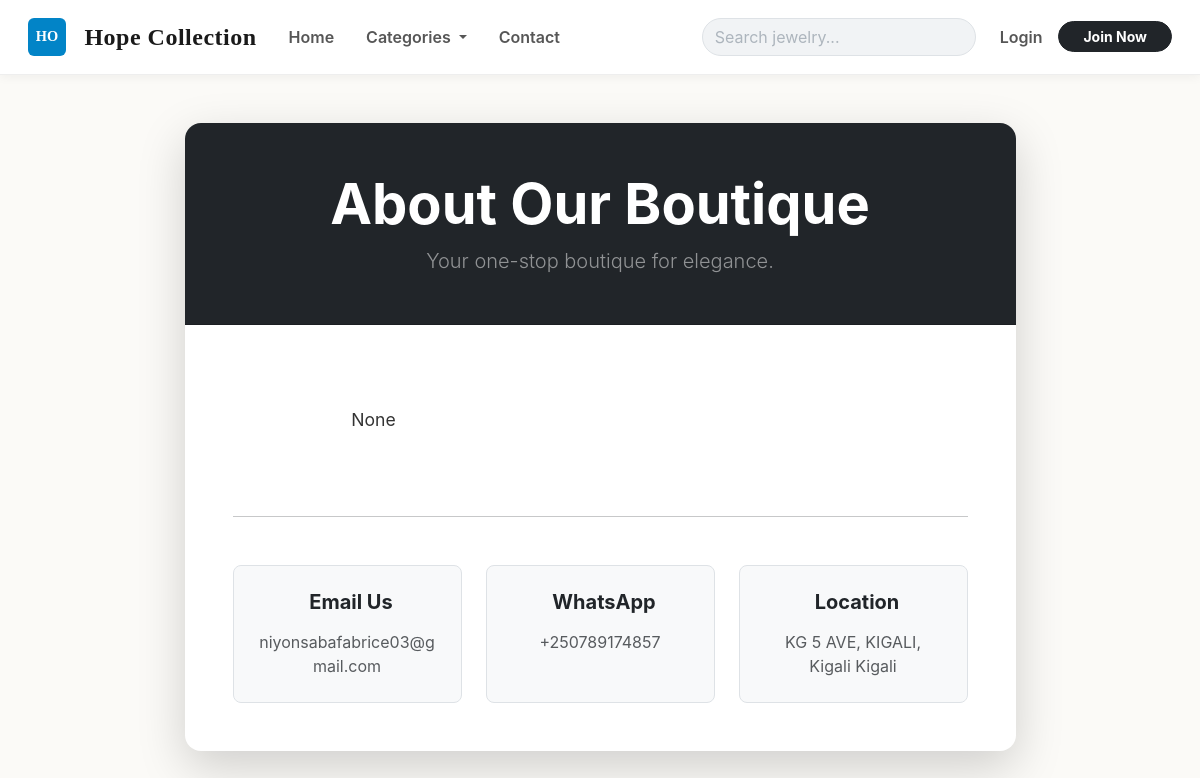
Before: /about with the older database file.
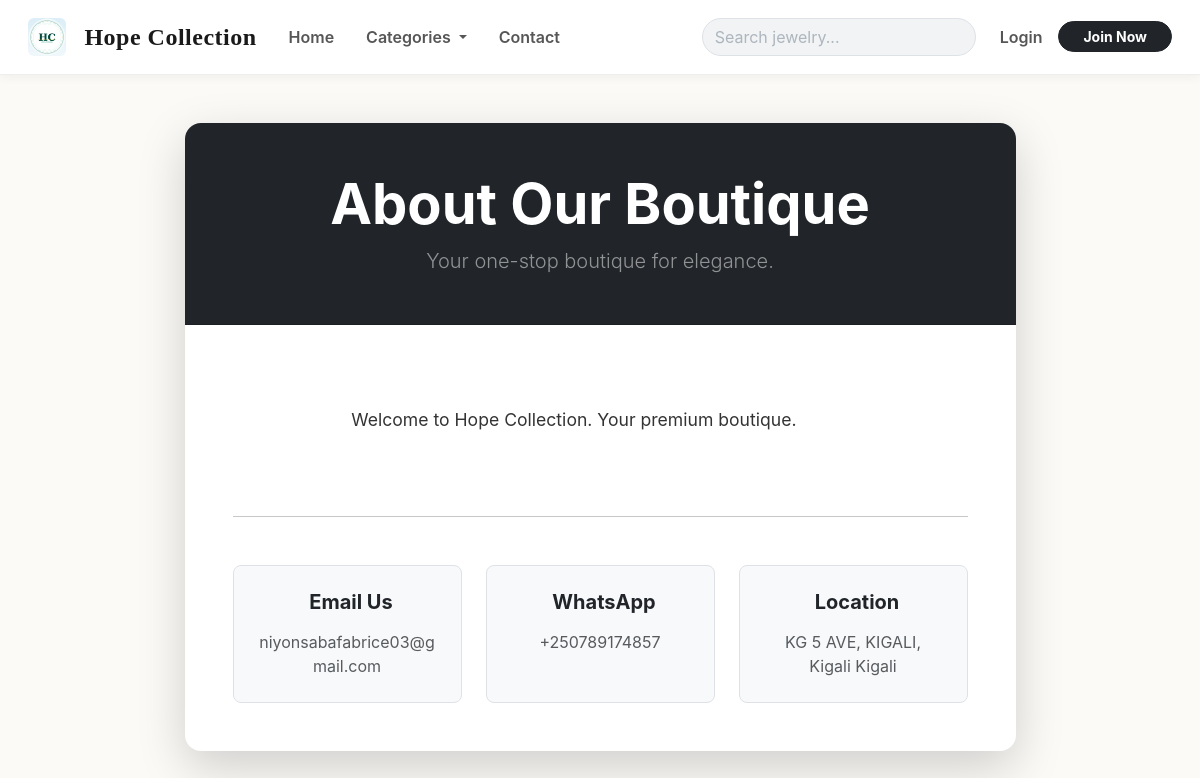
After: the same page with the newer database file.
### market/models.py (models this page shows)
class SiteSettings(db.Model):
    __tablename__ = 'site_settings'
    id               = db.Column(db.Integer, primary_key=True)
    business_name    = db.Column(db.String(100), nullable=False, default='Hope Collection')
    tagline          = db.Column(db.String(255), default='Your one-stop boutique for elegance.')
    logo_url         = db.Column(db.String(255), default='')
    meta_description = db.Column(db.String(255), default='Hope Collection - Quality jewelry, electronics, and accessories.')
    whatsapp_number  = db.Column(db.String(20), nullable=False, default='250789174857')
    contact_email    = db.Column(db.String(120), nullable=False, default='niyonsabafabrice03@gmail.com')
    business_phone   = db.Column(db.String(20))
    business_address = db.Column(db.String(255))
    facebook_url     = db.Column(db.String(255))
    instagram_url    = db.Column(db.String(255))
    currency_code    = db.Column(db.String(10), default='RWF')
    delivery_fee     = db.Column(db.Integer, default=0)
    about_content    = db.Column(db.Text, default='Welcome to Hope Collection. We provide quality products and services.')

### market/routes.py (the view)
@app.route('/about')
def about_page():
    return render_template('about.html')

### market/templates/about.html (shortened to what this page needs)
{% extends 'base.html' %}
{% block content %}
<div class="container my-5">
    <div class="row justify-content-center">
        <div class="col-md-10 col-lg-9">
            <div class="card border-0 shadow-lg rounded-4 overflow-hidden">
                <div class="card-header bg-dark text-white p-5 text-center">
                    <h1 class="display-4 fw-bold mb-2">About Our Boutique</h1>
                    <p class="lead mb-0 text-white-50">{{ site_settings.tagline }}</p>
                </div>
                <div class="card-body p-5">
                    <div class="about-text mb-5" style="white-space: pre-wrap; font-size: 1.1rem; line-height: 1.8; color: #333;">
                        {{ site_settings.about_content }}
                    </div>
                    <hr class="my-5">
                    <div class="row text-center g-4">
                        <div class="col-md-4">
                            <div class="p-4 border rounded-3 h-100 bg-light">
                                <h5 class="fw-bold mb-3">Email Us</h5>
                                <p class="text-muted mb-0">{{ site_settings.contact_email }}</p>
                            </div>
                        </div>
                        <div class="col-md-4">
                            <div class="p-4 border rounded-3 h-100 bg-light">
                                <h5 class="fw-bold mb-3">WhatsApp</h5>
                                <p class="text-muted mb-0">+{{ site_settings.whatsapp_number }}</p>
                            </div>
                        </div>
                        <div class="col-md-4">
                            <div class="p-4 border rounded-3 h-100 bg-light">
                                <h5 class="fw-bold mb-3">Location</h5>
                                <p class="text-muted mb-0">{{ site_settings.business_address if site_settings.business_address else 'Online Store' }}</p>
                            </div>
                        </div>
                    </div>
                </div>
            </div>
        </div>
    </div>
</div>
{% endblock %}

### market/templates/base.html (shortened to what this page needs)
<!DOCTYPE html>
<html lang="en">
<head>
    <link href="https://cdn.jsdelivr.net/npm/bootstrap@5.3.0/dist/css/bootstrap.min.css" rel="stylesheet">
    <link rel="stylesheet" href="https://cdn.jsdelivr.net/npm/bootstrap-icons@1.11.3/font/bootstrap-icons.css">
    <link rel="stylesheet" href="{{ url_for('static', filename='css/storefront.css') }}">
</head>
<body>
<nav class="navbar navbar-expand-lg navbar-light sticky-top navbar-custom">
    <div class="container-fluid">
        <a class="navbar-brand" href="{{ url_for('home_page') }}">
            {% if site_settings.logo_url and site_settings.logo_url != '/static/images/logo.png' %}
                <img src="{{ site_settings.logo_url }}" alt="{{ site_settings.business_name }} logo" class="brand-logo align-text-top" onerror="this.classList.add('d-none'); this.nextElementSibling.classList.remove('d-none');">
            {% else %}
                <span class="brand-mark">{{ site_settings.business_name[:2].upper() if site_settings.business_name else 'HC' }}</span>
            {% endif %}
            {{ site_settings.business_name }}
        </a>
        <div class="collapse navbar-collapse" id="navbarNav">
            <ul class="navbar-nav me-auto">
                <li class="nav-item">
                    <a class="nav-link px-3" href="{{ url_for('home_page') }}">Home</a>
                </li>
                <li class="nav-item dropdown">
                    <a class="nav-link dropdown-toggle px-3" href="#" id="navbarDropdown" role="button" data-bs-toggle="dropdown">
                        Categories
                    </a>
                </li>
                <li class="nav-item">
                    <a class="nav-link px-3" href="{{ url_for('contact_page') }}">Contact</a>
                </li>
            </ul>
            <form class="d-flex me-lg-3 my-2 my-lg-0">
                <div class="input-group">
                    <input class="form-control search-bar-nav" type="search" placeholder="Search jewelry..." aria-label="Search">
                </div>
            </form>
            <ul class="navbar-nav align-items-lg-center">
                {% if current_user.is_authenticated %}
                    <li class="nav-item">
                        <a class="nav-link px-3" href="{{ url_for('view_cart') }}">
                            <i class="bi bi-cart3"></i>
                            {% set cart = session.get('cart', []) %}
                            {% if cart %}
                            <span class="badge badge-custom ms-1">{{ cart|length }}</span>
                            {% endif %}
                        </a>
                    </li>
                    <li class="nav-item">
                        <span class="nav-link px-3 nav-greeting">Hello, <strong>{{ current_user.username }}</strong></span>
                    </li>
                    <li class="nav-item">
                        <a class="nav-link btn btn-sm btn-outline-dark ms-lg-2" href="{{ url_for('logout_page') }}">Logout</a>
                    </li>
                {% else %}
                    <li class="nav-item pe-2">
                        <a class="nav-link" href="{{ url_for('login_page') }}">Login</a>
                    </li>
                    <li class="nav-item">
                        <a class="btn btn-dark btn-sm px-4 rounded-pill" href="{{ url_for('register_page') }}">Join Now</a>
                    </li>
                {% endif %}
            </ul>
        </div>
    </div>
</nav>
<main>
    {% block content %}
    {% endblock %}
</main>
</body>
</html>

Changed rows visible on the page:
changed SiteSettings "Hope Collection": logo_url: picture added; about_content "None" → "Welcome to Hope Collection. Your premium boutique."; business_name "HO" → (not shown)
